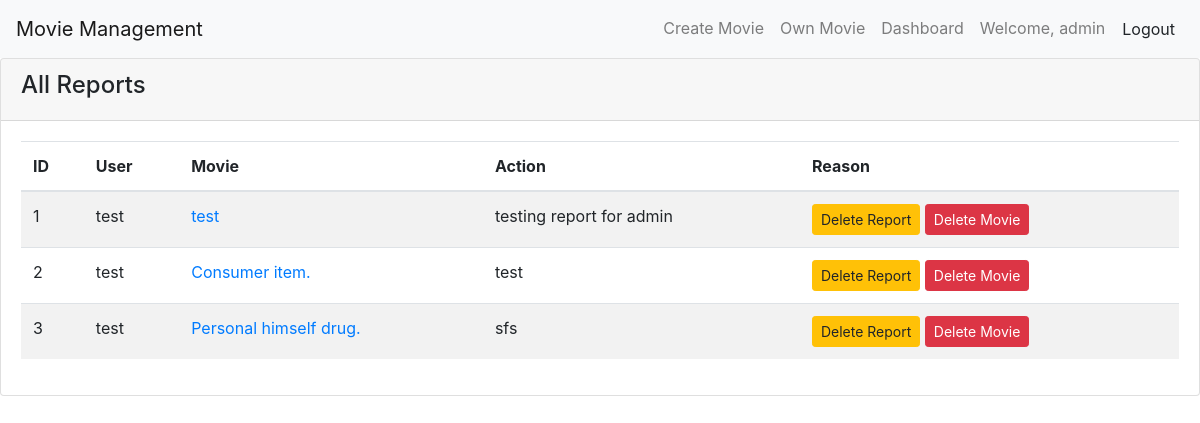
Screenshot of /report_list/ (signed in) with the database file from the repository.
### accounts/models.py (models this page shows, shortened)
class User(AbstractBaseUser):
    email = models.EmailField(
        verbose_name="email address",
        max_length=255,
        unique=True,
    )
    username = models.CharField(max_length=50)
    is_active = models.BooleanField(default=True)
    is_admin = models.BooleanField(default=False)
    objects = UserManager()
    USERNAME_FIELD = "email"
    REQUIRED_FIELDS = ["username",]
    @property
    def is_staff(self):
        return self.is_admin

### movie/models.py (models this page shows, shortened)
class Report(models.Model):
    user = models.ForeignKey(User, on_delete=models.CASCADE)
    movie = models.ForeignKey(Movie, on_delete=models.CASCADE)
    reason = models.CharField(max_length=256)

class Movie(models.Model):
    title = models.CharField(max_length=200)
    description = models.TextField()
    released_at = models.DateField()
    duration_hours = models.PositiveIntegerField(default=0)
    duration_minutes = models.PositiveIntegerField(default=0, validators=[MinValueValidator(0), MaxValueValidator(59)])  # Minutes
    duration_seconds = models.PositiveIntegerField(default=0, validators=[MinValueValidator(0), MaxValueValidator(59)])  # Seconds
    genre = models.CharField(max_length=100)
    created_by = models.ForeignKey(User, on_delete=models.CASCADE)
    language = models.CharField(max_length=50)
    updated_at = models.DateTimeField(auto_now=True)

### movie/views.py (the view)
# urls.py: path('report_list/', report_list, name='report_list'),
@login_required
def report_list(request):
    if not request.user.is_staff:
        messages.error(request, "You must be an administrator to view this page.")
        return redirect('movie_list')
    reports = Report.objects.all()
    context = {
        'reports': reports,
    }
    return render(request, 'report_list.html', context)

### templates/report_list.html
{% extends "base.html" %}
{% block content %}
<div class="card mb-4">
    <div class="card-header">
        <h4>All Reports</h4>
    </div>
    <div class="card-body">
        <table class="table table-striped">
            <thead>
                <tr>
                    <th>ID</th>
                    <th>User</th>
                    <th>Movie</th>
                    <th>Action</th>
                    <th>Reason</th>
                </tr>
            </thead>
            <tbody>
                {% for report in reports %}
                <tr>
                    <td>{{ forloop.counter }}</td>
                    <td>{{ report.user.username }}</td>
                    <td><a href=" {% url 'detail_movie' report.movie.id %} ">{{ report.movie.title }}</a></td>
                    <td>{{ report.reason }}</td>
                    <td>
                        <a href="{% url 'report_delete' report.id %}" class="btn btn-warning btn-sm"> Delete Report </a>
                        <a href="{% url 'movie_delete' report.movie.id %}" class="btn btn-danger btn-sm"> Delete Movie</a>
                    </td>
                </tr>
                {% empty %}
                <tr>
                    <td colspan="4" class="text-center">No reports available.</td>
                </tr>
                {% endfor %}
            </tbody>
        </table>
    </div>
</div>
{% endblock content %}

### templates/includes/navbar.html (shortened to what this page needs)
<nav class="navbar navbar-expand-lg navbar-light bg-light">
    <a class="navbar-brand" href="{% url 'movie_list' %}">Movie Management</a>
    <div class="collapse navbar-collapse" id="navbarNav">
      <ul class="navbar-nav ml-auto">
        {% if user.is_authenticated %}
          <li class="nav-item">
            <a href="{% url "create_movie" %}" class="nav-link">Create Movie</a>
          </li>
          <li class="nav-item">
            <a href="{% url "own_movie_list" %}" class="nav-link">Own Movie</a>
          </li>
          {% if user.is_admin %}
          <li class="nav-item">
            <a href="{% url "dashboard" %}" class="nav-link">Dashboard</a>
          </li>
          {% endif %}
          <li class="nav-item">
            <a class="nav-link">Welcome, {{ user.username }}</a>
          </li>
          <li class="nav-item">
            <form action="{% url 'logout' %}" method="post" style="display: inline;">
              <button type="submit" class="btn btn-link nav-link" style="display: inline; color: inherit; cursor: pointer;">Logout</button>
            </form>
          </li>
        {% endif %}
      </ul>
    </div>
  </nav>

### rows the page displays
User: username "admin"
Report: user.username "test", movie "test", reason "testing report for admin"
Report: user.username "test", movie "Consumer item.", reason "test"
Report: user.username "test", movie "Personal himself drug.", reason "sfs"
